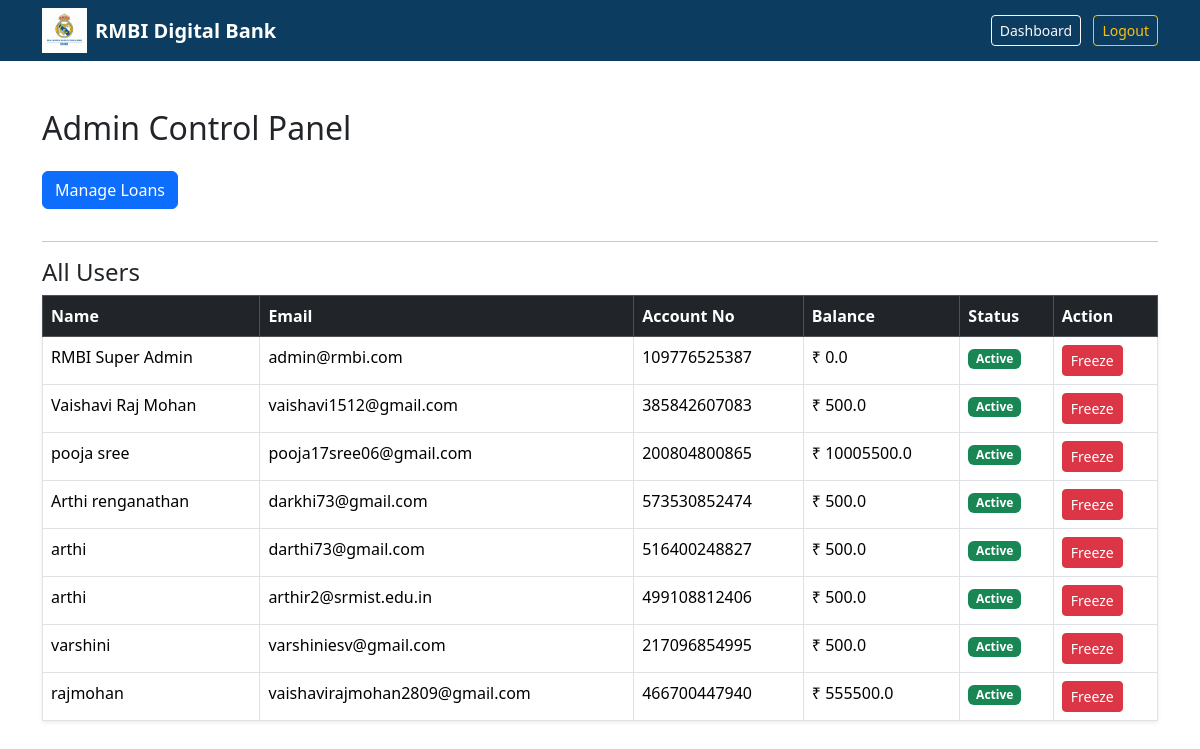
The app's page /admin/dashboard (signed in), older data.
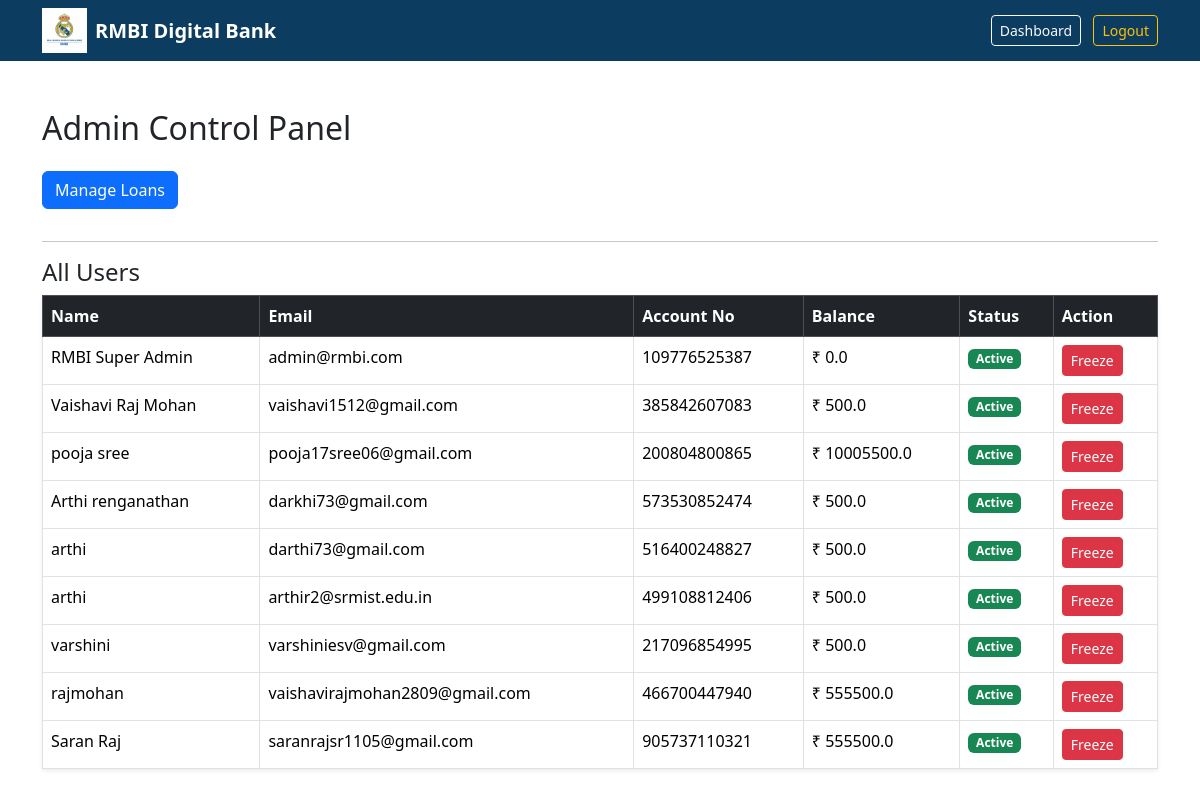
The same page, newer data.
### models/user.py (models this page shows, shortened)
class User(UserMixin, db.Model):
    __tablename__ = "user"
    id = db.Column(db.Integer, primary_key=True)
    full_name = db.Column(db.String(100), nullable=False)
    email = db.Column(db.String(120), unique=True, nullable=False)
    phone = db.Column(db.String(15), nullable=False)
    aadhaar = db.Column(db.String(12), nullable=False)
    profile_image = db.Column(db.String(200))
    password_hash = db.Column(db.String(200), nullable=False)
    role = db.Column(db.String(20), default="user", nullable=False)
    netbanking_id = db.Column(db.String(20), unique=True, nullable=True)
    netbanking_password_hash = db.Column(db.String(200), nullable=True)
    accounts = db.relationship("Account", backref="owner", lazy=True)
    loans = db.relationship("Loan", backref="loan_user", lazy=True)

### models/account.py (models this page shows, shortened)
class Account(db.Model):
    id = db.Column(db.Integer, primary_key=True)
    user_id = db.Column(db.Integer, db.ForeignKey("user.id"))
    account_number = db.Column(db.String(20), unique=True)
    account_type = db.Column(db.String(20))  # ✅ HERE
    balance = db.Column(db.Float, default=0)
    is_frozen = db.Column(db.Boolean, default=False)

### routes/admin.py (the view)
@admin_bp.route("/dashboard")
@login_required
def admin_dashboard():
    if current_user.role != "admin":
        return "Access Denied"
    users = User.query.all()
    accounts = Account.query.all()
    return render_template(
        "admin/admin_dashboard.html",
        users=users,
        accounts=accounts
    )

### templates/admin/admin_dashboard.html
{% extends "base.html" %}
{% block content %}
<h2 class="mb-4">Admin Control Panel</h2>
<a href="{{ url_for('admin.manage_loans') }}" class="btn btn-primary mb-3">
    Manage Loans
</a>
<hr>
<h4>All Users</h4>
<table class="table table-bordered shadow-sm">
    <thead class="table-dark">
        <tr>
            <th>Name</th>
            <th>Email</th>
            <th>Account No</th>
            <th>Balance</th>
            <th>Status</th>
            <th>Action</th>
        </tr>
    </thead>
    <tbody>
    {% for user in users %}
        {% for acc in accounts %}
            {% if acc.user_id == user.id %}
            <tr>
                <td>{{ user.full_name }}</td>
                <td>{{ user.email }}</td>
                <td>{{ acc.account_number }}</td>
                <td>₹ {{ acc.balance }}</td>
                <td>
                    {% if acc.is_frozen %}
                        <span class="badge bg-danger">Frozen</span>
                    {% else %}
                        <span class="badge bg-success">Active</span>
                    {% endif %}
                </td>
                <td>
                    {% if acc.is_frozen %}
                        <a href="{{ url_for('admin.unfreeze_account', account_id=acc.id) }}"
                           class="btn btn-success btn-sm">Unfreeze</a>
                    {% else %}
                        <a href="{{ url_for('admin.freeze_account', account_id=acc.id) }}"
                           class="btn btn-danger btn-sm">Freeze</a>
                    {% endif %}
                </td>
            </tr>
            {% endif %}
        {% endfor %}
    {% endfor %}
    </tbody>
</table>
{% endblock %}

Row changes from the older to the newer data that the page shows:
added User: full_name "Saran Raj", email "saranrajsr1105@gmail.com"
added Account: account_number "905737110321", balance "555500.0", is_frozen "Active"
